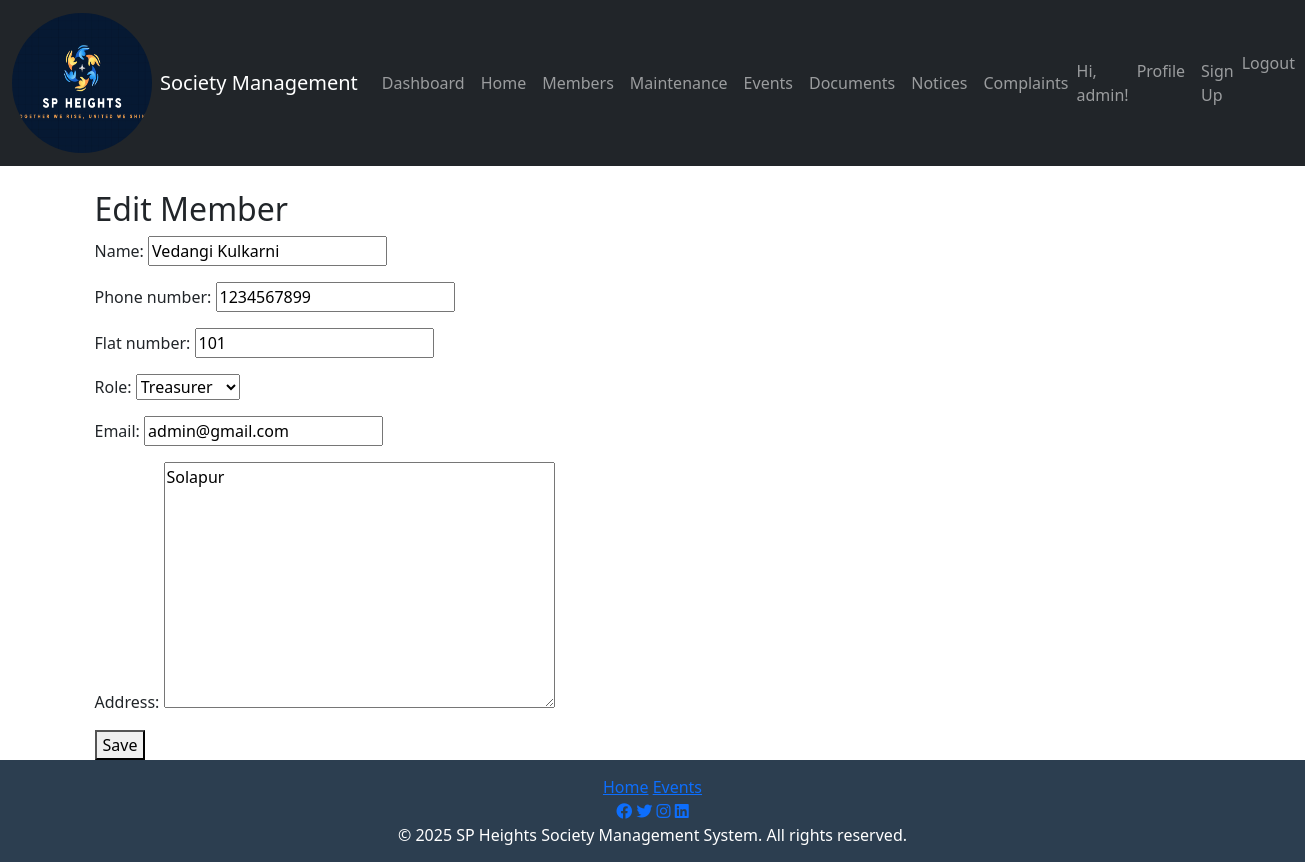
The page /edit/8/ (signed in) on the database its author committed.
### society/models.py (models this page shows, shortened)
class CustomUser(AbstractUser):
    USER_TYPE_CHOICES = [
        ('admin', 'Admin'),
        ('flat_owner', 'Flat Owner'),
        ('tenant', 'Tenant'),
    ]
    phone_number = models.CharField(max_length=15)
    flat_number = models.CharField(max_length=10)
    user_type = models.CharField(max_length=20, choices=USER_TYPE_CHOICES, default='flat_owner')
    is_admin = models.BooleanField(default=False)
    is_flat_owner = models.BooleanField(default=False)
    is_tenant = models.BooleanField(default=False)

class Member(models.Model):
    name = models.CharField(max_length=100)  # Default name for existing records
    phone_number = models.CharField(max_length=15)
    flat_number = models.CharField(max_length=10, unique=True)  # Ensure uniqueness
    role = models.CharField(max_length=50, choices=ROLE_CHOICES)
    email = models.EmailField()
    address = models.TextField()

### society/views.py (the view)
# urls.py: path('edit/<int:member_id>/', views.edit_member, name='edit_member'),
@login_required
def edit_member(request, member_id):
    member = get_object_or_404(Member, id=member_id)
    if request.method == 'POST':
        form = MemberForm(request.POST, instance=member)
        if form.is_valid():
            flat_number = form.cleaned_data.get('flat_number')
            if Member.objects.exclude(id=member.id).filter(flat_number=flat_number).exists():
                form.add_error('flat_number', 'This flat number is already assigned to another member.')
            else:
                form.save()
                return redirect('membership_directory')
    else:
        form = MemberForm(instance=member)
    return render(request, 'edit_member.html', {'form': form})

### society/forms.py (shortened to what this page needs)
class MemberForm(forms.ModelForm):
    class Meta:
        model = Member
        fields = ['name', 'phone_number', 'flat_number', 'role', 'email', 'address']

### template/edit_member.html (shortened to what this page needs)
{% extends 'base.html' %}
{% block content %}
    <h2>Edit Member</h2>
    <form method="POST">
        {{ form.as_p }}
        <button type="submit">Save</button>
    </form>
{% endblock %}

### template/base.html (shortened to what this page needs)
{% load static %}
<!DOCTYPE html>
<html lang="en">
<head>
    <link href="https://cdn.jsdelivr.net/npm/bootstrap@5.3.0/dist/css/bootstrap.min.css" rel="stylesheet">
    <link href="https://cdnjs.cloudflare.com/ajax/libs/font-awesome/6.0.0-beta3/css/all.min.css" rel="stylesheet">
    <link href="https://cdnjs.cloudflare.com/ajax/libs/animate.css/4.1.1/animate.min.css" rel="stylesheet">
    <link rel="stylesheet" href="{% static 'css/styles.css' %}">
</head>
<body>
    <div class="d-flex flex-column min-vh-100">
        <nav class="navbar navbar-expand-lg navbar-dark bg-dark">
            <div class="container-fluid">
                <a class="navbar-brand d-flex align-items-center" href="{% url 'home' %}">
                    <img src="{% static 'images/logo.png' %}" alt="Logo" class="logo me-2">
                    <span>Society Management</span>
                </a>
                <div class="collapse navbar-collapse" id="navbarNav">
                    <ul class="navbar-nav me-auto">
                        <li class="nav-item"><a class="nav-link" href="{% url 'dashboard' %}">Dashboard</a></li>
                        <li class="nav-item"><a class="nav-link" href="{% url 'home' %}">Home</a></li>
                        <li class="nav-item"><a class="nav-link" href="{% url 'membership_directory' %}">Members</a></li>
                        <li class="nav-item"><a class="nav-link" href="{% url 'maintenance_requests' %}">Maintenance</a></li>
                        <li class="nav-item"><a class="nav-link" href="{% url 'event_list' %}">Events</a></li>
                        <li class="nav-item"><a class="nav-link" href="{% url 'document_list' %}">Documents</a></li>
                        <li class="nav-item"><a class="nav-link" href="{% url 'notice_list' %}">Notices</a></li>
                        <li class="nav-item"><a class="nav-link" href="{% url 'complaint_list' %}">Complaints</a></li>
                    </ul>
                    <ul class="navbar-nav ms-auto">
                        {% if user.is_authenticated %}
                            <li class="nav-item d-flex align-items-center">
                                <span class="navbar-text welcome-text">Hi, {{ user.username }}!</span>
                            </li>
                            <li class="nav-item"><a class="nav-link" href="{% url 'profile' %}">Profile</a></li>
                            {% if user.is_staff %}
                                <li class="nav-item"><a class="nav-link" href="{% url 'signup' %}">Sign Up</a></li>
                            {% endif %}
                            <li class="nav-item">
                                <form action="{% url 'logout' %}" method="post" class="d-inline">
                                    <button type="submit" class="btn btn-link nav-link" style="padding: 0; border: none; background: none;">Logout</button>
                                </form>
                            </li>
                        {% else %}
                            <li class="nav-item"><a class="nav-link" href="{% url 'login' %}">Login</a></li>
                        {% endif %}
                    </ul>
                </div>
            </div>
        </nav>
        <div class="container flex-grow-1 mt-4">
            {% block content %}
            {% endblock %}
        </div>
       <footer>
    <div class="footer-content">
        <div class="footer-links">
            <a href="{% url 'home' %}">Home</a>
            <a href="{% url 'event_list' %}">Events</a>
        </div>
        <div class="footer-social">
            <a href="#" target="_blank"><i class="fab fa-facebook"></i></a>
            <a href="#" target="_blank"><i class="fab fa-twitter"></i></a>
            <a href="#" target="_blank"><i class="fab fa-instagram"></i></a>
            <a href="#" target="_blank"><i class="fab fa-linkedin"></i></a>
        </div>
        <div class="footer-copyright">
            &copy; 2025 SP Heights Society Management System. All rights reserved.
        </div>
    </div>
</footer>
</body>
</html>

### static/css/styles.css (style rules this page uses)
html, body { height: 100%; display: flex; flex-direction: column; }
.container { flex: 1; }
footer { background-color: #2c3e50; color: white; text-align: center; padding: 15px 0; width: 100%; position: relative; bottom: 0; }
.logo { width: 140px; height: 140px; border-radius: 150%; }

### rows shown on the page
CustomUser: username "admin"
Member: name "Vedangi Kulkarni", phone_number "1234567899", flat_number "101", role "Treasurer", email "admin@gmail.com", address "Solapur"
